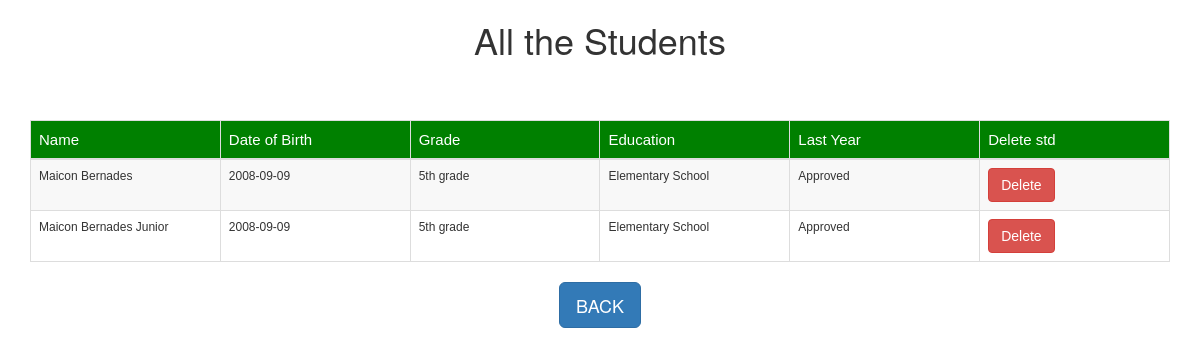
/user/view_std.php (signed in), run on an earlier commit of the app's database.
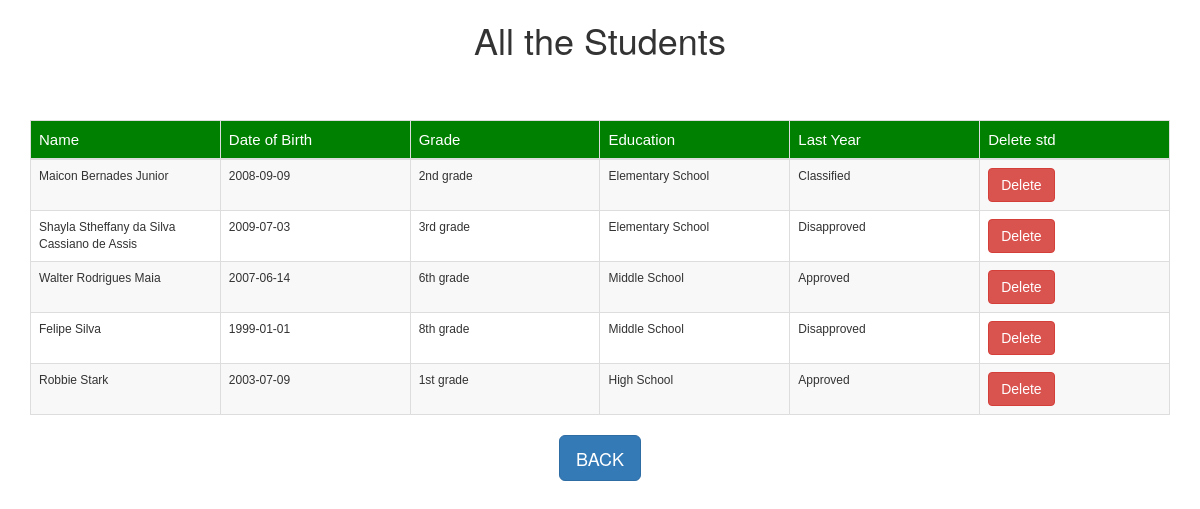
And on a later commit of the database.
### tables this page shows
CREATE TABLE `students` (
  `code` int(11) NOT NULL,
  `name` varchar(100) NOT NULL,
  `birth` date NOT NULL,
  `grade` varchar(100) NOT NULL,
  `education` varchar(100) NOT NULL,
  `lastyear` text NOT NULL,
  `guardianUser` varchar(11) NOT NULL
);

### user/view_std.php (the view, shortened to what this page needs)
<html>
<head lang="en">
    <link type="text/css" rel="stylesheet" href="bootstrap\css\bootstrap.css">
    <link type="text/css" rel="stylesheet" href="bootstrap\css\bootstrap.min.css">
    <link rel="stylesheet" href="https://maxcdn.bootstrapcdn.com/bootstrap/3.3.7/css/bootstrap.min.css">
    <link rel="stylesheet" type="text/css" href="//assets.locaweb.com.br/locastyle/edge/stylesheets/locastyle.css">
    <link type="text/css" rel="stylesheet" href="..\css\style.css">
</head>
<body>
<div class="table-scrol">
    <h1 align="center">All the Students</h1>
<div class="container">
    <table class="table table-bordered table-responsive  table-striped" style="table-layout: fixed">
        <thead>
        <tr>
            <th>Name</th>
            <th>Date of Birth</th>
            <th>Grade</th>
            <th>Education</th>
            <th>Last Year</th>
            <th>Delete std</th>
        </tr>
        </thead>
        <?php
        include("../database/db_conection.php");
        $std_guardian=$_SESSION['l_user'];
        $view_students_query="select * from students WHERE guardianUser='$std_guardian'";
        $run=mysqli_query($dbcon,$view_students_query);
        while($row=mysqli_fetch_array($run))
        {
            $std_code=$row[0];
            $std_name=$row[1];
            $std_birth=$row[2];
            $std_grade=$row[3];
            $std_edu=$row[4];
            $std_last=$row[5];
        ?>
        <tr>
            <td><?php echo $std_name;  ?></td>
            <td><?php echo $std_birth;  ?></td>
            <td><?php echo $std_grade;  ?></td>
            <td><?php echo $std_edu;  ?></td>
            <td><?php echo $std_last;  ?></td>
            <td><a href="delete_std.php?del=<?php echo $std_code ?>"><button class="btn btn-danger">Delete</button></a></td>
        </tr>
        <?php } ?>
    </table>
        <button class="btn btn-lg btn-primary center-block" onclick="window.location.href='menuU.php'">BACK</button>
        </div>
</div>
</body>
</html>

### css/style.css (style rules this page uses)
td { word-wrap: break-word; }
table { table-layout:fixed; }
table { max-width: 100%; background-color: transparent; border-collapse: collapse; border-spacing: 0; font-family: arial; }
.table { border-bottom: #999999 solid 1px; width: 100%; margin-bottom: 20px; }
.table th, .table td { border-right: #999999 solid 1px; font-size: 12px; padding: 8px; line-height: 20px; text-align: left; vertical-align: middle; }
.table td:last-child { border-right: 0; }
.table thead th { font-weight: normal; background-color: #008000; color: #fff; font-size: 15px; }
.table tbody > tr:nth-child(odd) > td, .table tbody > tr:nth-child(odd) > th { background-color: #f8f8f8; }

### user/view_std.php (style rules this page uses)
.table { margin-top: 50px; }

What changed in the data, as far as the page shows it:
removed students: name "Maicon Bernades", birth "2008-09-09", grade "5th grade", education "Elementary School", lastyear "Approved"
changed students "Maicon Bernades Junior": grade "5th grade" → "2nd grade"; lastyear "Approved" → "Classified"
added students: name "Shayla Stheffany da Silva Cassiano de Assis", birth "2009-07-03", grade "3rd grade", education "Elementary School", lastyear "Disapproved"
added students: name "Walter Rodrigues Maia", birth "2007-06-14", grade "6th grade", education "Middle School", lastyear "Approved"
added students: name "Felipe Silva", birth "1999-01-01", grade "8th grade", education "Middle School", lastyear "Disapproved"
added students: name "Robbie Stark", birth "2003-07-09", grade "1st grade", education "High School", lastyear "Approved"
